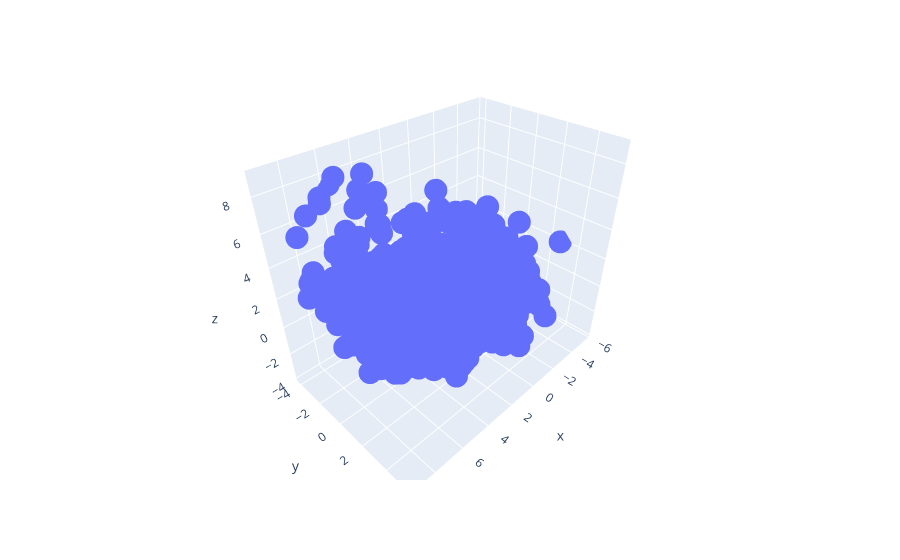

This figure's notebook cell:
### Code cell
pca_1 = PCA(0.7)
pca_1.fit(X_norm_1)

pc1 = pca_1.transform(X_norm_1)[:,0]
pc2 = pca_1.transform(X_norm_1)[:,1]
pc3 = pca_1.transform(X_norm_1)[:,2]

import plotly.express as px

fig = px.scatter_3d(x=pc1, y=pc2, z=pc3)
fig.show();

### Figure 1 — Plotly figure (JSON) as saved in the notebook; plotly's stock layout.template omitted (floating-point values rounded to 4 significant figures; data arrays with more than 128 entries replaced by an {"elided": "..."} marker saying what was removed)
{"data": [{"hovertemplate": "x=%{x}<br>y=%{y}<br>z=%{z}<extra></extra>", "legendgroup": "", "marker": {"color": "#636efa", "symbol": "circle"}, "mode": "markers", "name": "", "scene": "scene", "showlegend": false, "type": "scatter3d", "x": {"elided": "2212 float values"}, "y": {"elided": "2212 float values"}, "z": {"elided": "2212 float values"}}], "layout": {"legend": {"tracegroupgap": 0}, "margin": {"t": 60}, "scene": {"domain": {"x": [0, 1], "y": [0, 1]}, "xaxis": {"title": {"text": "x"}}, "yaxis": {"title": {"text": "y"}}, "zaxis": {"title": {"text": "z"}}}}}
